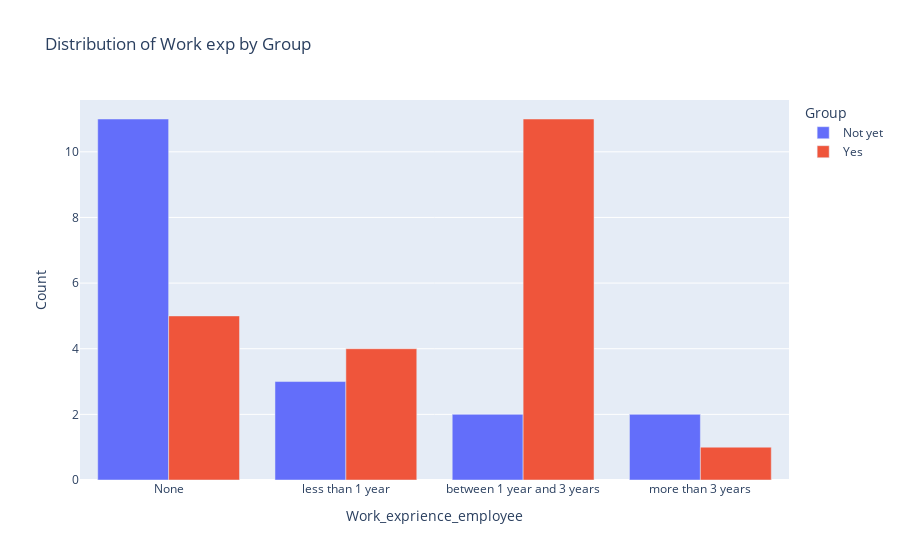

The cell this chart's notebook holds for it:
### Code cell
data = {'Work_exprience_employee': ['None', 'less than 1 year', 'between 1 year and 3 years', 'more than 3 years'],
        'Not yet': [11, 3, 2, 2],
        'Yes': [5, 4, 11, 1]}
df = pd.DataFrame(data)

# Melt the DataFrame to transform it to a long format
df_melted = pd.melt(df, id_vars=['Work_exprience_employee'], var_name='Group', value_name='Count')

# Create a pie chart using Plotly Express
fig = px.bar(df_melted, x='Work_exprience_employee', y='Count', color='Group', barmode='group',
             title='Distribution of Work exp by Group')

# Show the plot
fig.show()

### Figure 1 — Plotly figure (JSON) as saved in the notebook; plotly's stock layout.template omitted (floating-point values rounded to 4 significant figures)
{"data": [{"alignmentgroup": "True", "hovertemplate": "Group=Not yet<br>Work_exprience_employee=%{x}<br>Count=%{y}<extra></extra>", "legendgroup": "Not yet", "marker": {"color": "#636efa", "pattern": {"shape": ""}}, "name": "Not yet", "offsetgroup": "Not yet", "orientation": "v", "showlegend": true, "textposition": "auto", "type": "bar", "x": ["None", "less than 1 year", "between 1 year and 3 years", "more than 3 years"], "xaxis": "x", "y": [11, 3, 2, 2], "yaxis": "y"}, {"alignmentgroup": "True", "hovertemplate": "Group=Yes<br>Work_exprience_employee=%{x}<br>Count=%{y}<extra></extra>", "legendgroup": "Yes", "marker": {"color": "#EF553B", "pattern": {"shape": ""}}, "name": "Yes", "offsetgroup": "Yes", "orientation": "v", "showlegend": true, "textposition": "auto", "type": "bar", "x": ["None", "less than 1 year", "between 1 year and 3 years", "more than 3 years"], "xaxis": "x", "y": [5, 4, 11, 1], "yaxis": "y"}], "layout": {"barmode": "group", "legend": {"title": {"text": "Group"}, "tracegroupgap": 0}, "title": {"text": "Distribution of Work exp by Group"}, "xaxis": {"anchor": "y", "domain": [0, 1], "title": {"text": "Work_exprience_employee"}}, "yaxis": {"anchor": "x", "domain": [0, 1], "title": {"text": "Count"}}}}
